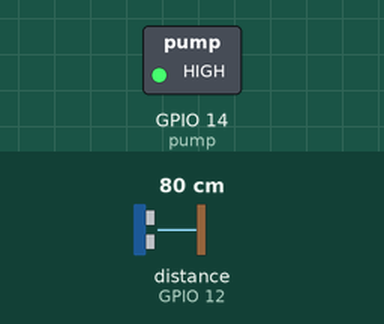
This sketch was run on a simulated ESP32-C3. On the bench: switched loads named in the sketch (green lamp = pin HIGH). Wiring (inferred from the names in the program): ultrasonic range finder: trigger GPIO 13; echo GPIO 12. The inputs (shaded band) are chosen by the test bench; at power-on: distance to the obstacle (sensor on GPIO 12) 80 cm. The echo pulse lasts 58.3 µs per cm; uploads are accepted with an empty reply; pins used as bus, display or sensor lines are not drawn; what the sketch prints to the serial monitor is not drawn.

Above: at 3.1 s.
3.2 s: distance to the obstacle (sensor on GPIO 12) set to 18 cm
4.7 s: distance to the obstacle (sensor on GPIO 12) set to 15 cm
At 6.0 s:
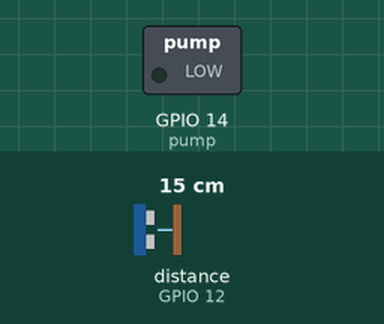
7.7 s: distance to the obstacle (sensor on GPIO 12) set to 35 cm
At 9.3 s:
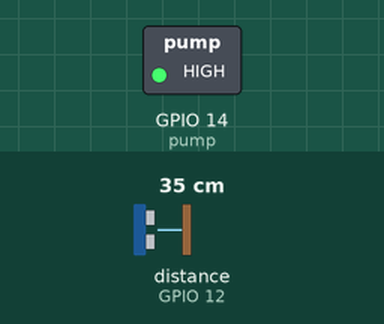
10.4 s: distance to the obstacle (sensor on GPIO 12) set to 2 cm
At 11.5 s:
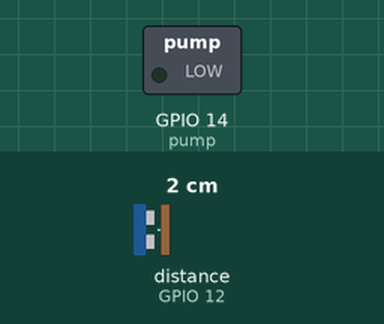
Timing chart, 0 to 14.3 s (numbered marks = the images above; inputs shaded):
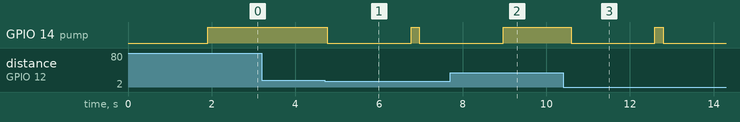

The sketch:

hand_sant.ino
```cpp
// Fill-in information from your Blynk Template here
#define BLYNK_TEMPLATE_ID "TMPLxio87V9A"
#define BLYNK_DEVICE_NAME "ESP32"

#define BLYNK_FIRMWARE_VERSION        "0.1.0"

#define BLYNK_PRINT Serial
//#define BLYNK_DEBUG

#define APP_DEBUG

// Uncomment your board, or configure a custom board in Settings.h
//#define USE_WROVER_BOARD
//#define USE_TTGO_T7
//#define USE_ESP32C3_DEV_MODULE
//#define USE_ESP32S2_DEV_KIT

#include "BlynkEdgent.h"

#include <HTTPClient.h>
#include <ArduinoJson.h>

const char* url = "https://services1.arcgis.com/0MSEUqKaxRlEPj5g/arcgis/rest/services/ncov_cases/FeatureServer/1/query?f=json&where=(Country_Region=%27EGYPT%27)&returnGeometry=false&outFields=Country_Region,Confirmed,Deaths";


const int trigPin = 13 ;
const int echoPin = 12;
const int pump = 14;
long duration;
int distance;

void setup()
{
  Serial.begin(115200);
  delay(100);

  BlynkEdgent.begin();

  pinMode(trigPin, OUTPUT);

  pinMode(echoPin, INPUT);

  pinMode(pump, OUTPUT);

  digitalWrite(pump, HIGH);
}

void ultra(){

  digitalWrite(trigPin, LOW);

  delayMicroseconds(2);

  digitalWrite(trigPin, HIGH);

  delayMicroseconds(10);

  digitalWrite(trigPin, LOW);

  duration = pulseIn(echoPin, HIGH);

  distance = duration * 0.0340 / 2;

  Serial.println("Distance");

  Serial.println(distance);

  if (distance <= 15){

    Serial.print("Opening Pump");

    digitalWrite(pump, LOW);

    delay(2000);

    digitalWrite(pump, HIGH);

    }

}

void lcd_data(){
       HTTPClient https;
  String data;

  https.begin(url);

  int httpCode = https.GET();

    String payload = https.getString();

    char charBuf[500];

    payload.toCharArray(charBuf, 500);

    //Serial.println(payload);

    const size_t capacity = JSON_ARRAY_SIZE(1) + JSON_ARRAY_SIZE(4) + JSON_OBJECT_SIZE(1) + 2 * JSON_OBJECT_SIZE(2) + JSON_OBJECT_SIZE(4) + 3 * JSON_OBJECT_SIZE(6) + 2 * JSON_OBJECT_SIZE(7) + 690;

    DynamicJsonDocument doc(capacity);

    deserializeJson(doc, payload);

    JsonArray fields = doc["fields"];

    JsonObject features_0_attributes = doc["features"][0]["attributes"];


    int features_0_attributes_Confirmed = features_0_attributes["Confirmed"];

    int features_0_attributes_Deaths = features_0_attributes["Deaths"];


String z = "Confirmed :" + String(features_0_attributes_Confirmed);
String y = "Deaths :" + String(features_0_attributes_Deaths);
 https.end();
      Blynk.virtualWrite(V0,z );

    Blynk.virtualWrite(V1,y );

}

void loop() {
        ultra();
  BlynkEdgent.run();
      lcd_data();

}
```

Measured:
- the behaviour switches between 17 and 16 cm on distance to the obstacle (sensor on GPIO 12) (found by bisection; images 0 and 1)
- after the input at 3.2 s, every drawn part: stays the same
- after the input at 4.7 s, GPIO 14 (pump): HIGH → LOW after 0.07 s, → HIGH 2.0 s later, → LOW 0.20 s later
- after the input at 7.7 s, GPIO 14 (pump): goes on until 9.0 s, then stays HIGH
- after the input at 10.4 s, GPIO 14 (pump): HIGH → LOW after 0.19 s, → HIGH 2.0 s later, → LOW 0.20 s later
